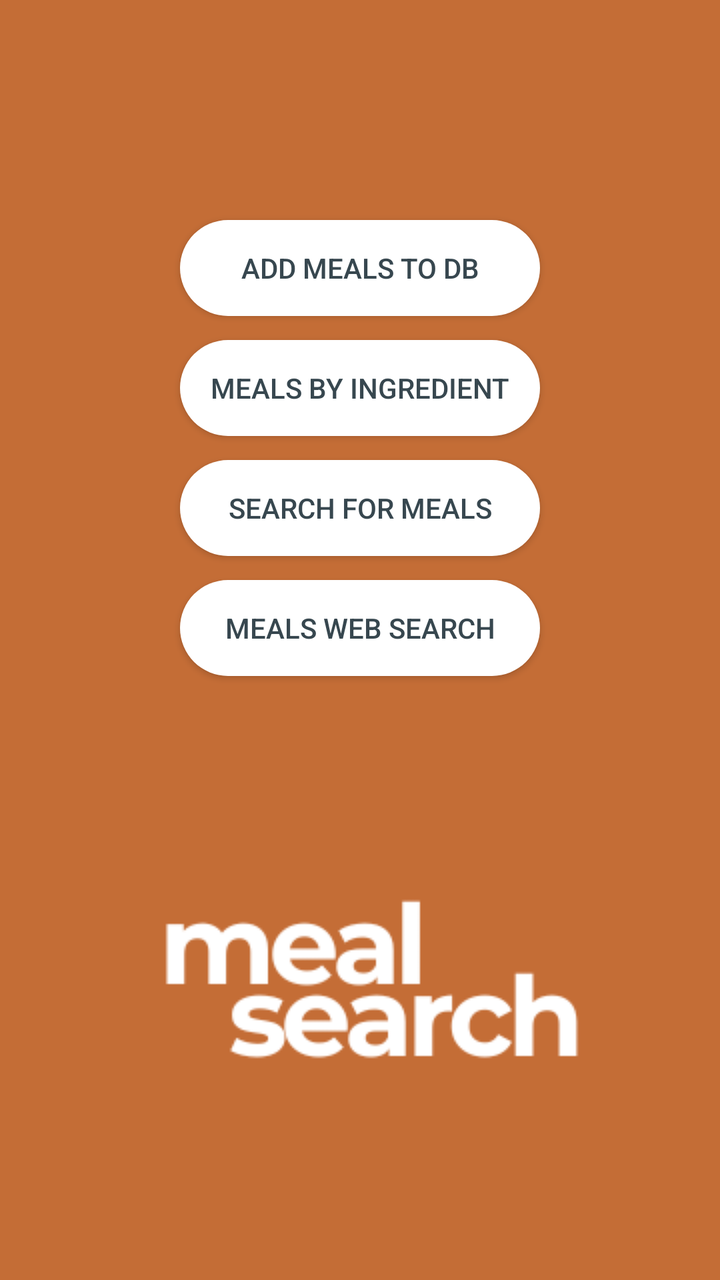
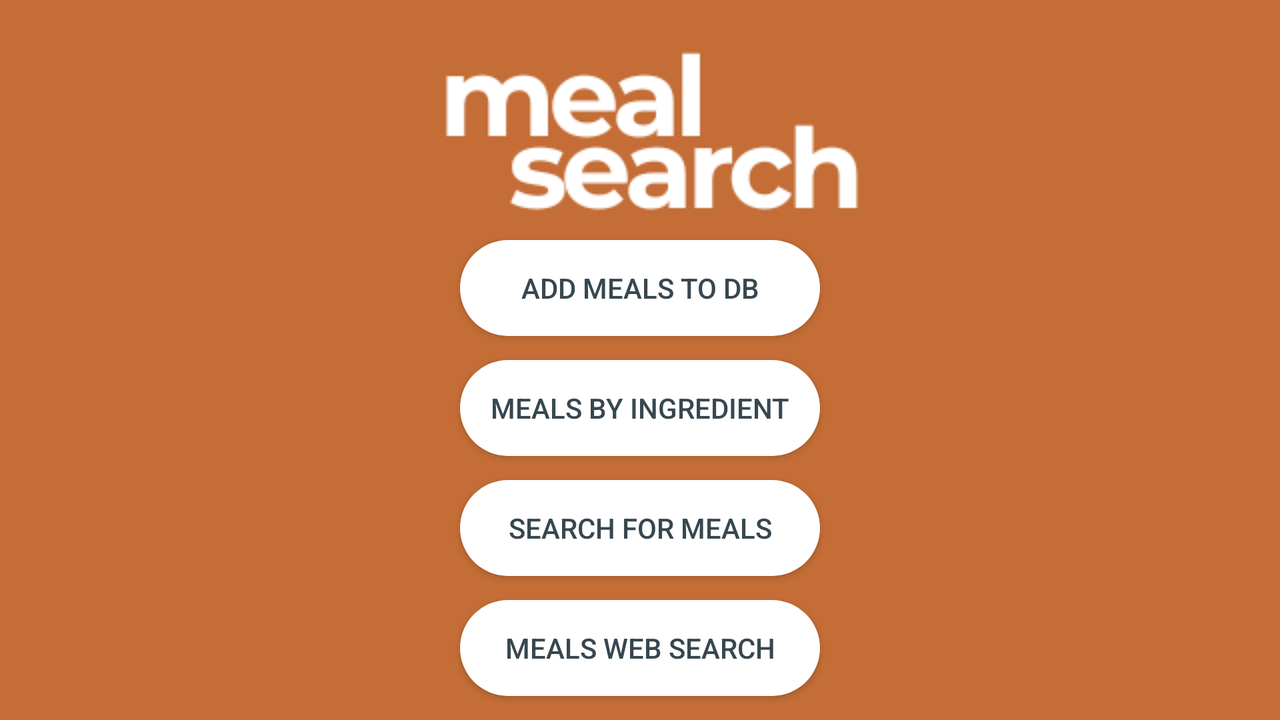

First picture: res/layout/ on a phone held upright. Second picture: the repository's own variant of that layout, on a device whose configuration matches the variant's folder. Source for both follows.
<!-- AndroidManifest.xml: application theme Theme.Design.NoActionBar -->
<!-- res/layout/activity_main.xml -->
<?xml version="1.0" encoding="utf-8"?>
<androidx.constraintlayout.widget.ConstraintLayout xmlns:android="http://schemas.android.com/apk/res/android"
    xmlns:app="http://schemas.android.com/apk/res-auto"
    xmlns:tools="http://schemas.android.com/tools"
    android:layout_width="match_parent"
    android:layout_height="match_parent"
    tools:context=".MainActivity"
    android:background="#C46D36">

    <Button
        android:id="@+id/addMeals"
        android:layout_width="180dp"
        android:layout_height="wrap_content"
        android:background="@drawable/button"
        android:text="@string/add_meals_to_db"
        android:layout_marginTop="110dp"
        android:textColor="#37474F"
        app:layout_constraintLeft_toLeftOf="parent"
        app:layout_constraintRight_toRightOf="parent"
        app:layout_constraintTop_toTopOf="parent" />

    <Button
        android:id="@+id/ingredientSearch"
        android:layout_width="180dp"
        android:layout_height="wrap_content"
        android:layout_marginTop="60dp"
        android:background="@drawable/button"
        android:text="@string/ingredient_meal"
        android:textColor="#37474F"
        app:layout_constraintLeft_toLeftOf="parent"
        app:layout_constraintRight_toRightOf="parent"
        app:layout_constraintTop_toTopOf="@id/addMeals" />

    <Button
        android:id="@+id/mealSearch"
        android:layout_width="180dp"
        android:layout_height="wrap_content"
        android:layout_marginTop="60dp"
        android:background="@drawable/button"
        android:text="@string/meal_search"
        android:textColor="#37474F"
        app:layout_constraintLeft_toLeftOf="parent"
        app:layout_constraintRight_toRightOf="parent"
        app:layout_constraintTop_toTopOf="@id/ingredientSearch" />

    <Button
        android:id="@+id/web_search"
        android:layout_width="180dp"
        android:layout_height="wrap_content"
        android:background="@drawable/button"
        android:text="@string/web_search"
        android:layout_marginTop="60dp"
        android:textColor="#37474F"

        app:layout_constraintLeft_toLeftOf="parent"
        app:layout_constraintRight_toRightOf="parent"
        app:layout_constraintTop_toTopOf="@id/mealSearch" />
    <ImageView
        android:layout_width="wrap_content"
        android:layout_height="wrap_content"
        android:layout_marginBottom="100dp"
        app:layout_constraintBottom_toBottomOf="parent"
        app:layout_constraintLeft_toLeftOf="parent"
        app:layout_constraintRight_toRightOf="parent"
        android:src="@drawable/mealser"
        />

</androidx.constraintlayout.widget.ConstraintLayout>
<!-- resources referenced by this layout -->
<resources>
  <!-- drawable button (drawable) -->
  <?xml version="1.0" encoding="utf-8"?>
  <selector xmlns:android="http://schemas.android.com/apk/res/android">
  <item android:state_pressed="true">
      <shape>
          <corners android:radius="50dp"/>
          <solid android:color="#51FFFFFF"/>
      </shape>
  </item>
  <item>
      <shape>
      <corners android:radius="50dp"/>
      <solid android:color="@color/white"/>
  </shape>
  </item>
  </selector>
  <!-- drawable mealser: png bitmap (drawable, 8526 bytes) -->
  <string name="add_meals_to_db">Add Meals to DB</string>
  <string name="ingredient_meal">Meals By Ingredient</string>
  <string name="meal_search">Search for Meals</string>
  <string name="web_search">Meals Web Search</string>
  <color name="white">#FFFFFFFF</color>
</resources>
<!-- res/layout-land/activity_main.xml (the repository's variant of the layout above) -->
<!-- drawn on the phone turned sideways -->
<?xml version="1.0" encoding="utf-8"?>
<androidx.constraintlayout.widget.ConstraintLayout xmlns:android="http://schemas.android.com/apk/res/android"
    xmlns:app="http://schemas.android.com/apk/res-auto"
    xmlns:tools="http://schemas.android.com/tools"
    android:layout_width="match_parent"
    android:layout_height="match_parent"
    tools:context=".MainActivity"
    android:background="#C46D36">

    <Button
        android:id="@+id/addMeals"
        android:layout_width="180dp"
        android:layout_height="wrap_content"
        android:background="@drawable/button"
        android:text="@string/add_meals_to_db"
        android:layout_marginTop="120dp"
        android:textColor="#37474F"
        app:layout_constraintLeft_toLeftOf="parent"
        app:layout_constraintRight_toRightOf="parent"
        app:layout_constraintTop_toTopOf="parent" />

    <Button
        android:id="@+id/ingredientSearch"
        android:layout_width="180dp"
        android:layout_height="wrap_content"
        android:layout_marginTop="60dp"
        android:background="@drawable/button"
        android:text="@string/ingredient_meal"
        android:textColor="#37474F"
        app:layout_constraintLeft_toLeftOf="parent"
        app:layout_constraintRight_toRightOf="parent"
        app:layout_constraintTop_toTopOf="@id/addMeals" />

    <Button
        android:id="@+id/mealSearch"
        android:layout_width="180dp"
        android:layout_height="wrap_content"
        android:layout_marginTop="60dp"
        android:background="@drawable/button"
        android:text="@string/meal_search"
        android:textColor="#37474F"
        app:layout_constraintLeft_toLeftOf="parent"
        app:layout_constraintRight_toRightOf="parent"
        app:layout_constraintTop_toTopOf="@id/ingredientSearch" />

    <Button
        android:id="@+id/web_search"
        android:layout_width="180dp"
        android:layout_height="wrap_content"
        android:background="@drawable/button"
        android:text="@string/web_search"
        android:layout_marginTop="60dp"
        android:textColor="#37474F"

        app:layout_constraintLeft_toLeftOf="parent"
        app:layout_constraintRight_toRightOf="parent"
        app:layout_constraintTop_toTopOf="@id/mealSearch" />
    <ImageView
        android:layout_width="wrap_content"
        android:layout_height="wrap_content"
        android:layout_marginTop="13dp"
        app:layout_constraintTop_toTopOf="parent"
        app:layout_constraintLeft_toLeftOf="parent"
        app:layout_constraintRight_toRightOf="parent"
        android:src="@drawable/mealser"
        />

</androidx.constraintlayout.widget.ConstraintLayout>
